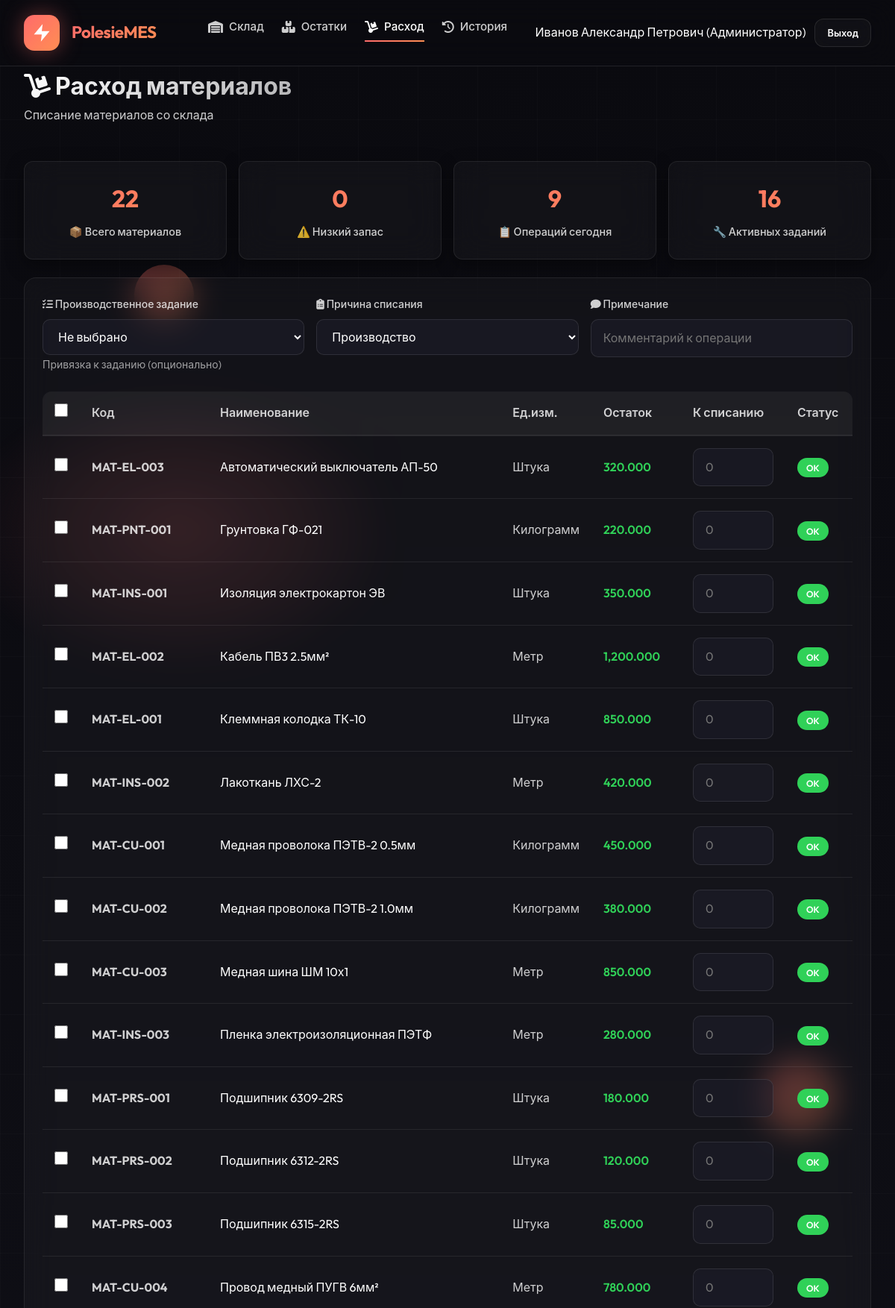
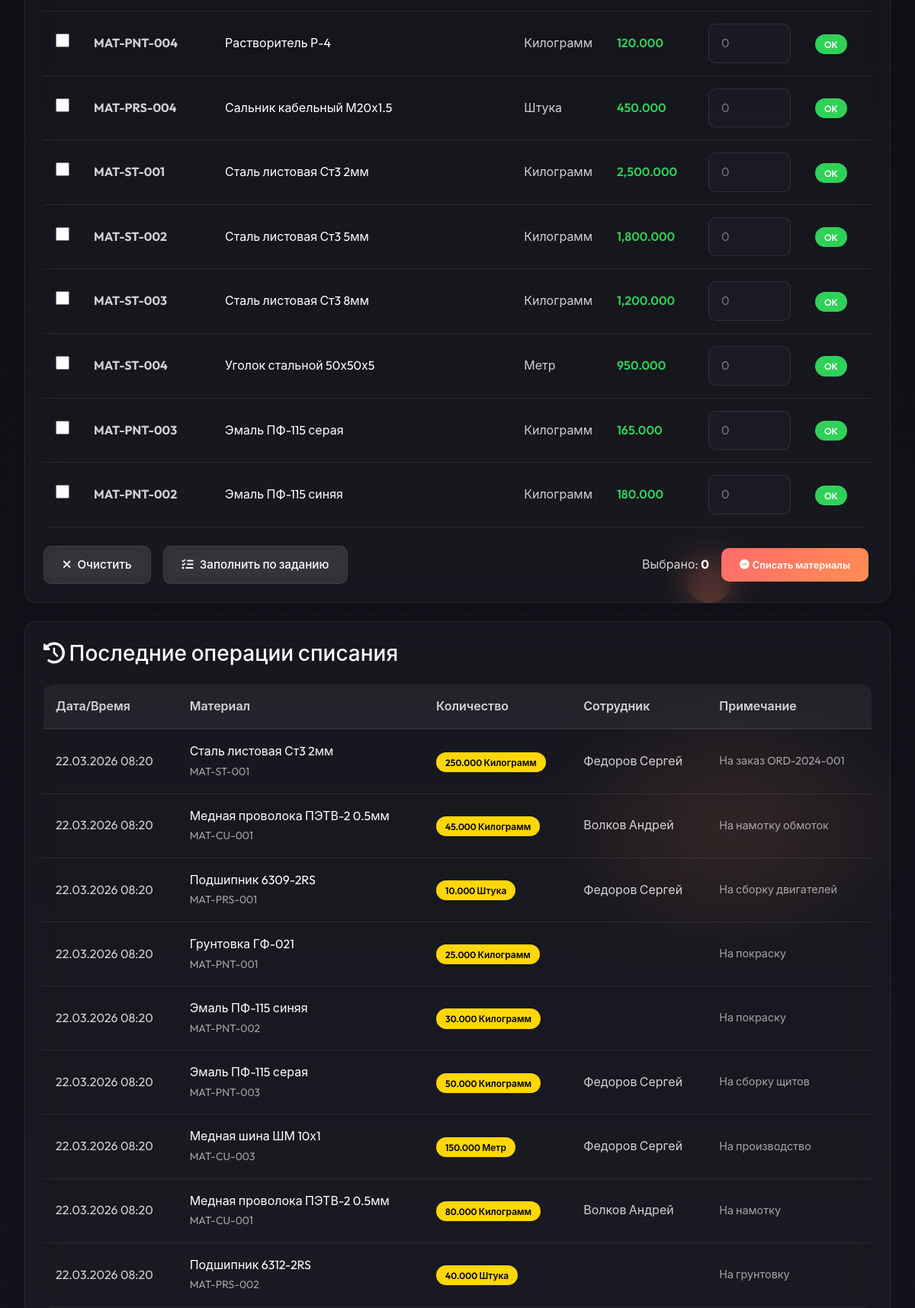
/modules/warehouse/consumption.php (signed in, upper part), run on the app's committed database (2 pictures, top to bottom).
### tables this page shows
CREATE TABLE items (
    id INT AUTO_INCREMENT PRIMARY KEY,
    item_type ENUM('product', 'material', 'equipment') NOT NULL,
    item_code VARCHAR(50) UNIQUE NOT NULL,
    name VARCHAR(200) NOT NULL,
    category_id INT,
    location_id INT,
    unit_id INT,
    current_stock DECIMAL(12,3) DEFAULT 0,
    min_stock INT DEFAULT 0,
    price DECIMAL(12,2),
    currency VARCHAR(3) DEFAULT 'BYN',
    supplier_id INT,
    status ENUM('operational', 'maintenance', 'broken', 'offline', 'active', 'inactive') DEFAULT 'active',
    last_maintenance_date DATE,
    next_maintenance_date DATE,
    extra_specs JSON,
    description TEXT,
    is_active BOOLEAN DEFAULT TRUE,
    created_at TIMESTAMP DEFAULT CURRENT_TIMESTAMP,
    updated_at TIMESTAMP DEFAULT CURRENT_TIMESTAMP ON UPDATE CURRENT_TIMESTAMP,
    FOREIGN KEY (category_id) REFERENCES dictionaries(id),
    FOREIGN KEY (location_id) REFERENCES dictionaries(id),
    FOREIGN KEY (unit_id) REFERENCES dictionaries(id),
    FOREIGN KEY (supplier_id) REFERENCES partners(id),
    INDEX idx_item_type (item_type),
    INDEX idx_item_code (item_code)
);

CREATE TABLE movements (
    id INT AUTO_INCREMENT PRIMARY KEY,
    movement_type ENUM('receipt', 'consumption', 'return', 'adjustment', 'shipment', 'maintenance') NOT NULL,
    item_id INT NOT NULL,
    quantity DECIMAL(12,3) NOT NULL,
    reference_type VARCHAR(50),
    reference_id INT,
    warehouse_from VARCHAR(100),
    warehouse_to VARCHAR(100),
    employee_id INT,
    partner_id INT,
    cost DECIMAL(12,2),
    notes TEXT,
    movement_date DATETIME DEFAULT CURRENT_TIMESTAMP,
    created_at TIMESTAMP DEFAULT CURRENT_TIMESTAMP,
    FOREIGN KEY (item_id) REFERENCES items(id),
    FOREIGN KEY (employee_id) REFERENCES staff(id),
    FOREIGN KEY (partner_id) REFERENCES partners(id),
    INDEX idx_movement_type (movement_type),
    INDEX idx_item_id (item_id)
);

CREATE TABLE dictionaries (
    id INT AUTO_INCREMENT PRIMARY KEY,
    dict_type ENUM('unit', 'category', 'location', 'position') NOT NULL,
    code VARCHAR(50) NOT NULL,
    name VARCHAR(200) NOT NULL,
    parent_id INT NULL,
    extra_data JSON,
    description TEXT,
    is_active BOOLEAN DEFAULT TRUE,
    created_at TIMESTAMP DEFAULT CURRENT_TIMESTAMP,
    INDEX idx_dict_type (dict_type),
    INDEX idx_code (code)
);

CREATE TABLE staff (
    id INT AUTO_INCREMENT PRIMARY KEY,
    employee_code VARCHAR(20) UNIQUE NOT NULL,
    username VARCHAR(50) UNIQUE,
    password VARCHAR(255),
    first_name VARCHAR(50) NOT NULL,
    last_name VARCHAR(50) NOT NULL,
    middle_name VARCHAR(50),
    position_id INT,
    email VARCHAR(100),
    phone VARCHAR(20),
    department VARCHAR(100),
    role ENUM('admin', 'director', 'manager', 'operator', 'warehouse_keeper') NOT NULL,
    hire_date DATE,
    status ENUM('active', 'vacation', 'sick', 'terminated') DEFAULT 'active',
    is_active BOOLEAN DEFAULT TRUE,
    last_login TIMESTAMP NULL,
    created_at TIMESTAMP DEFAULT CURRENT_TIMESTAMP,
    updated_at TIMESTAMP DEFAULT CURRENT_TIMESTAMP ON UPDATE CURRENT_TIMESTAMP,
    FOREIGN KEY (position_id) REFERENCES dictionaries(id)
);

### includes/helpers.php (called while the page is built, shortened)
<?php
function getRoleName($role) {
    $roles = [
        'admin' => 'Администратор',
        'director' => 'Директор',
        'manager' => 'Менеджер',
        'technologist' => 'Технолог',
        'operator' => 'Оператор',
        'quality_inspector' => 'Инспектор ОТК',
        'warehouse_keeper' => 'Кладовщик'
    ];
    return $roles[$role] ?? $role;
}
function e($string) {
    return htmlspecialchars($string ?? '', ENT_QUOTES, 'UTF-8');
}

### modules/warehouse/consumption.php (the view, shortened to what this page needs)
<?php
require_once __DIR__ . '/../../includes/helpers.php';
$db = getDB();
$stmt = $db->query("SELECT id, name, item_code, current_stock, min_stock, unit_id FROM items WHERE item_type = 'material' AND is_active = 1 ORDER BY name");
$materials = $stmt->fetchAll();
$stmt = $db->query("SELECT id, code, name FROM dictionaries WHERE dict_type = 'unit'");
$units = [];
foreach ($stmt->fetchAll() as $u) {
    $units[$u['id']] = $u['name'];
}
$stmt = $db->query("SELECT pt.id, pt.task_number, pt.stage_name, pt.quantity, pt.status, o.order_number, p.name as product_name
    FROM production_tasks pt
    LEFT JOIN orders o ON pt.order_id = o.id
    LEFT JOIN items p ON pt.product_id = p.id
    WHERE pt.status IN ('planned', 'in_progress', 'paused')
    ORDER BY pt.created_at DESC");
$tasks = $stmt->fetchAll();
$consumption_reasons = [
    'production' => 'Производство',
    'defect' => 'Брак/Потери',
    'maintenance' => 'ТО оборудования',
    'inventory' => 'Инвентаризация',
    'sample' => 'Образцы/Тесты',
    'other' => 'Прочее'
];
$stmt = $db->query("SELECT m.id, m.movement_date, i.name as item_name, i.item_code, m.quantity, d.name as unit_name,
    s.last_name, s.first_name, m.notes, m.reference_type, m.reference_id
    FROM movements m
    JOIN items i ON m.item_id = i.id
    LEFT JOIN staff s ON m.employee_id = s.id
    LEFT JOIN dictionaries d ON i.unit_id = d.id
    WHERE m.movement_type = 'consumption'
    ORDER BY m.movement_date DESC LIMIT 20");
$recent_consumptions = $stmt->fetchAll();
?>
<!DOCTYPE html>
<html lang="ru">
<head>
    <link href="https://cdn.jsdelivr.net/npm/bootstrap@5.3.0/dist/css/bootstrap.min.css" rel="stylesheet">
    <link href="https://cdnjs.cloudflare.com/ajax/libs/font-awesome/6.4.0/css/all.min.css" rel="stylesheet">
    <link rel="stylesheet" href="<?= APP_URL ?>/assets/css/common-style.css">
</head>
<body>
    <div class="particles-container"><div class="particle"></div><div class="particle"></div><div class="particle"></div></div>
    <div class="glow-overlay"></div>
    <div class="grid-overlay"></div>
    <nav class="navbar">
        <a href="<?= APP_URL ?>" class="nav-brand"><div class="brand-logo"><svg viewBox="0 0 24 24"><path d="M13 2L3 14h9l-1 8 10-12h-9l1-8z"/></svg></div><span class="brand-name">PolesieMES</span></a>
        <ul class="nav-menu">
            <li><a href="<?= APP_URL ?>/modules/warehouse/warehouse_dashboard.php" class="nav-link"><i class="fas fa-warehouse"></i> Склад</a></li>
            <li><a href="inventory.php" class="nav-link"><i class="fas fa-boxes"></i> Остатки</a></li>
            <li><a href="consumption.php" class="nav-link active"><i class="fas fa-dolly"></i> Расход</a></li>
            <li><a href="history.php" class="nav-link"><i class="fas fa-history"></i> История</a></li>
        </ul>
        <div class="user-menu">
            <span><?= e($_SESSION['full_name']) ?> (<?= e(getRoleName($_SESSION['role'])) ?>)</span>
            <a href="<?= APP_URL ?>/modules/auth/logout.php" class="btn-logout">Выход</a>
        </div>
    </nav>
    <div class="main-content">
        <div class="page-header">
            <div class="page-title">
                <h1><i class="fas fa-dolly"></i> Расход материалов</h1>
                <p>Списание материалов со склада</p>
            </div>
        </div>
        <div class="stats-grid">
            <div class="stat-card">
                <div class="stat-value"><?= count($materials) ?></div>
                <div class="stat-label">📦 Всего материалов</div>
            </div>
            <div class="stat-card">
                <div class="stat-value" style="color: var(--warning-color);"><?= count(array_filter($materials, fn($m) => $m['current_stock'] <= $m['min_stock'])) ?></div>
                <div class="stat-label">⚠️ Низкий запас</div>
            </div>
            <div class="stat-card">
                <div class="stat-value" style="color: var(--info-color);"><?= count($recent_consumptions) ?></div>
                <div class="stat-label">📋 Операций сегодня</div>
            </div>
            <div class="stat-card">
                <div class="stat-value" style="color: var(--success-color);"><?= count($tasks) ?></div>
                <div class="stat-label">🔧 Активных заданий</div>
            </div>
        </div>
        <div class="history-card">
            <form method="POST" id="consumptionForm">
                <div style="display: grid; grid-template-columns: repeat(auto-fit, minmax(250px, 1fr)); gap: 1rem; margin-bottom: 1.5rem;">
                    <div>
                        <label class="form-label"><i class="fas fa-tasks"></i> Производственное задание</label>
                        <select name="task_id" id="taskSelect" class="search-input" style="width: 100%;">
                            <option value="">Не выбрано</option>
                        </select>
                        <small style="color: var(--text-muted);">Привязка к заданию (опционально)</small>
                    </div>
                    <div>
                        <label class="form-label"><i class="fas fa-clipboard-list"></i> Причина списания</label>
                        <select name="reason" class="search-input" style="width: 100%;">
                            <?php foreach ($consumption_reasons as $key => $label): ?>
                            <option value="<?= $key ?>"><?= $label ?></option>
                            <?php endforeach; ?>
                        </select>
                    </div>
                    <div>
                        <label class="form-label"><i class="fas fa-comment"></i> Примечание</label>
                        <input type="text" name="notes" class="search-input" placeholder="Комментарий к операции" style="width: 100%;">
                    </div>
                </div>
                <div class="table-responsive">
                    <table class="table-custom" id="materialsTable">
                        <thead>
                            <tr>
                                <th width="50"><input type="checkbox" id="selectAll"></th>
                                <th>Код</th>
                                <th>Наименование</th>
                                <th width="100">Ед.изм.</th>
                                <th width="120">Остаток</th>
                                <th width="140">К списанию</th>
                                <th width="90">Статус</th>
                            </tr>
                        </thead>
                        <tbody>
                            <?php foreach ($materials as $m):
                                $unitName = isset($units[$m['unit_id']]) ? $units[$m['unit_id']] : 'шт.';
                                $lowStock = $m['current_stock'] <= $m['min_stock'];
                            ?>
                            <tr>
                                <td>
                                    <input type="checkbox" class="material-checkbox"
                                        data-id="<?= $m['id'] ?>"
                                        data-name="<?= e($m['name']) ?>"
                                        data-stock="<?= $m['current_stock'] ?>">
                                </td>
                                <td><strong style="color: var(--text-secondary);"><?= e($m['item_code']) ?></strong></td>
                                <td><?= e($m['name']) ?></td>
                                <td style="color: var(--text-secondary);"><?= e($unitName) ?></td>
                                <td>
                                    <span class="<?= $lowStock ? 'stock-low' : 'quantity-positive' ?>">
                                        <?= number_format($m['current_stock'], 3) ?>
                                    </span>
                                </td>
                                <td>
                                    <input type="number" step="0.001" min="0"
                                        class="search-input qty-input"
                                        name="items[<?= $m['id'] ?>]"
                                        placeholder="0"
                                        data-max="<?= $m['current_stock'] ?>"
                                        oninput="validateQty(this)"
                                        style="width: 100%;">
                                </td>
                                <td>
                                    <span class="<?= $lowStock ? 'badge-stock-low' : 'badge-stock-ok' ?>">
                                        <?= $lowStock ? 'Мало' : 'OK' ?>
                                    </span>
                                </td>
                            </tr>
                            <?php endforeach; ?>
                        </tbody>
                    </table>
                </div>
                <div style="display: flex; justify-content: space-between; align-items: center; margin-top: 1.5rem; flex-wrap: wrap; gap: 1rem;">
                    <div style="display: flex; gap: 1rem;">
                        <button type="button" class="btn-secondary-custom" onclick="clearAll()">
                            <i class="fas fa-times"></i> Очистить
                        </button>
                        <button type="button" class="btn-secondary-custom" onclick="fillFromTask()">
                            <i class="fas fa-tasks"></i> Заполнить по заданию
                        </button>
                    </div>
                    <div style="display: flex; align-items: center; gap: 1rem;">
                        <span id="selectedCount" style="color: var(--text-secondary);">Выбрано: <strong style="color: var(--text-primary);">0</strong></span>
                        <button type="submit" class="btn-action">
                            <i class="fas fa-minus-circle"></i> Списать материалы
                        </button>
                    </div>
                </div>
            </form>
        </div>
        <div class="history-card">
            <h3 style="margin-bottom: 1.5rem; color: var(--text-primary);"><i class="fas fa-history"></i> Последние операции списания</h3>
            <div class="table-responsive">
                <table class="table-custom">
                    <thead>
                        <tr>
                            <th>Дата/Время</th>
                            <th>Материал</th>
                            <th>Количество</th>
                            <th>Сотрудник</th>
                            <th>Примечание</th>
                        </tr>
                    </thead>
                    <tbody>
                        <?php foreach ($recent_consumptions as $rc): ?>
                        <tr>
                            <td style="color: var(--text-secondary);"><?= date('d.m.Y H:i', strtotime($rc['movement_date'])) ?></td>
                            <td>
                                <div style="color: var(--text-primary);"><?= e($rc['item_name']) ?></div>
                                <small style="color: var(--text-muted);"><?= e($rc['item_code']) ?></small>
                            </td>
                            <td>
                                <span class="operation-consumption">
                                    <?= number_format($rc['quantity'], 3) ?> <?= e($rc['unit_name']) ?>
                                </span>
                            </td>
                            <td style="color: var(--text-secondary);"><?= e($rc['last_name'] . ' ' . $rc['first_name']) ?></td>
                            <td style="color: var(--text-muted); font-size: 0.9rem;"><?= e($rc['notes']) ?></td>
                        </tr>
                        <?php endforeach; ?>
                    </tbody>
                </table>
            </div>
        </div>
    </div>
</body>
</html>

### data on the page
items: item_code "MAT-EL-003", name "Автоматический выключатель АП-50", unit "Штука", current_stock "320.000", min_stock "OK"
items: item_code "MAT-PNT-001", name "Грунтовка ГФ-021", unit "Килограмм", current_stock "220.000", min_stock "OK"
items: item_code "MAT-INS-001", name "Изоляция электрокартон ЭВ", unit "Штука", current_stock "350.000", min_stock "OK"
items: item_code "MAT-EL-002", name "Кабель ПВ3 2.5мм²", unit "Метр", current_stock "1,200.000", min_stock "OK"
items: item_code "MAT-EL-001", name "Клеммная колодка ТК-10", unit "Штука", current_stock "850.000", min_stock "OK"
items: item_code "MAT-INS-002", name "Лакоткань ЛХС-2", unit "Метр", current_stock "420.000", min_stock "OK"
items: item_code "MAT-CU-001", name "Медная проволока ПЭТВ-2 0.5мм", unit "Килограмм", current_stock "450.000", min_stock "OK"
items: item_code "MAT-CU-002", name "Медная проволока ПЭТВ-2 1.0мм", unit "Килограмм", current_stock "380.000", min_stock "OK"
items: item_code "MAT-CU-003", name "Медная шина ШМ 10х1", unit "Метр", current_stock "850.000", min_stock "OK"
items: item_code "MAT-INS-003", name "Пленка электроизоляционная ПЭТФ", unit "Метр", current_stock "280.000", min_stock "OK"
items: item_code "MAT-PRS-001", name "Подшипник 6309-2RS", unit "Штука", current_stock "180.000", min_stock "OK"
items: item_code "MAT-PRS-002", name "Подшипник 6312-2RS", unit "Штука", current_stock "120.000", min_stock "OK"
items: item_code "MAT-PRS-003", name "Подшипник 6315-2RS", unit "Штука", current_stock "85.000", min_stock "OK"
items: item_code "MAT-CU-004", name "Провод медный ПУГВ 6мм²", unit "Метр", current_stock "780.000", min_stock "OK"
items: item_code "MAT-PNT-004", name "Растворитель Р-4", unit "Килограмм", current_stock "120.000", min_stock "OK"
items: item_code "MAT-PRS-004", name "Сальник кабельный М20х1.5", unit "Штука", current_stock "450.000", min_stock "OK"
items: item_code "MAT-ST-001", name "Сталь листовая Ст3 2мм", unit "Килограмм", current_stock "2,500.000", min_stock "OK"
items: item_code "MAT-ST-002", name "Сталь листовая Ст3 5мм", unit "Килограмм", current_stock "1,800.000", min_stock "OK"
items: item_code "MAT-ST-003", name "Сталь листовая Ст3 8мм", unit "Килограмм", current_stock "1,200.000", min_stock "OK"
items: item_code "MAT-ST-004", name "Уголок стальной 50х50х5", unit "Метр", current_stock "950.000", min_stock "OK"
items: item_code "MAT-PNT-003", name "Эмаль ПФ-115 серая", unit "Килограмм", current_stock "165.000", min_stock "OK"
items: item_code "MAT-PNT-002", name "Эмаль ПФ-115 синяя", unit "Килограмм", current_stock "180.000", min_stock "OK"
movements: movement_date "22.03.2026 08:20", item.name "Сталь листовая Ст3 2мм", item.item_code "MAT-ST-001", quantity "250.000", dictionaries.name "Килограмм", employee.first_name "Федоров Сергей", notes "На заказ ORD-2024-001"
movements: movement_date "22.03.2026 08:20", item.name "Медная проволока ПЭТВ-2 0.5мм", item.item_code "MAT-CU-001", quantity "45.000", dictionaries.name "Килограмм", employee.first_name "Волков Андрей", notes "На намотку обмоток"
movements: movement_date "22.03.2026 08:20", item.name "Подшипник 6309-2RS", item.item_code "MAT-PRS-001", quantity "10.000", dictionaries.name "Штука", employee.first_name "Федоров Сергей", notes "На сборку двигателей"
movements: movement_date "22.03.2026 08:20", item.name "Грунтовка ГФ-021", item.item_code "MAT-PNT-001", quantity "25.000", dictionaries.name "Килограмм", notes "На покраску"
movements: movement_date "22.03.2026 08:20", item.name "Эмаль ПФ-115 синяя", item.item_code "MAT-PNT-002", quantity "30.000", dictionaries.name "Килограмм", notes "На покраску"
movements: movement_date "22.03.2026 08:20", item.name "Эмаль ПФ-115 серая", item.item_code "MAT-PNT-003", quantity "50.000", dictionaries.name "Килограмм", employee.first_name "Федоров Сергей", notes "На сборку щитов"
movements: movement_date "22.03.2026 08:20", item.name "Медная шина ШМ 10х1", item.item_code "MAT-CU-003", quantity "150.000", dictionaries.name "Метр", employee.first_name "Федоров Сергей", notes "На производство"
movements: movement_date "22.03.2026 08:20", item.name "Медная проволока ПЭТВ-2 0.5мм", item.item_code "MAT-CU-001", quantity "80.000", dictionaries.name "Килограмм", employee.first_name "Волков Андрей", notes "На намотку"
movements: movement_date "22.03.2026 08:20", item.name "Подшипник 6312-2RS", item.item_code "MAT-PRS-002", quantity "40.000", dictionaries.name "Штука", notes "На грунтовку"

### other printed values
$_SESSION['full_name'] "Иванов Александр Петрович"
getRoleName($_SESSION['role']) "Администратор"
count($materials) "22"
count($recent_consumptions) "9"
count($tasks) "16"
form field reason "Производство"
